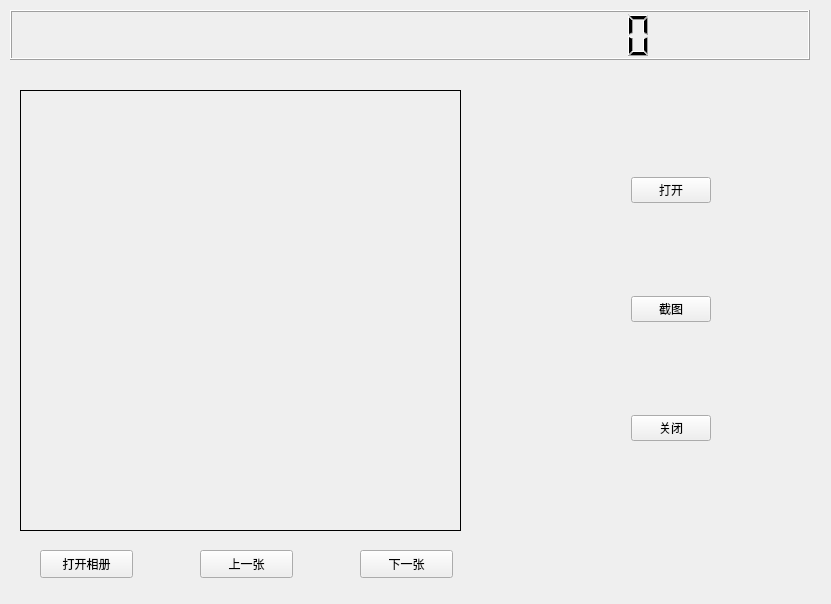
<?xml version="1.0" encoding="UTF-8"?>
<ui version="4.0">
 <class>Widget</class>
 <widget class="QWidget" name="Widget">
  <property name="geometry">
   <rect>
    <x>0</x>
    <y>0</y>
    <width>831</width>
    <height>604</height>
   </rect>
  </property>
  <property name="windowTitle">
   <string>Widget</string>
  </property>
  <widget class="QLCDNumber" name="lcd">
   <property name="geometry">
    <rect>
     <x>10</x>
     <y>10</y>
     <width>800</width>
     <height>50</height>
    </rect>
   </property>
   <property name="minimumSize">
    <size>
     <width>800</width>
     <height>50</height>
    </size>
   </property>
   <property name="maximumSize">
    <size>
     <width>800</width>
     <height>50</height>
    </size>
   </property>
   <property name="digitCount">
    <number>20</number>
   </property>
  </widget>
  <widget class="QPushButton" name="prebtn">
   <property name="geometry">
    <rect>
     <x>200</x>
     <y>550</y>
     <width>93</width>
     <height>28</height>
    </rect>
   </property>
   <property name="text">
    <string>上一张</string>
   </property>
  </widget>
  <widget class="QPushButton" name="pushButton_2">
   <property name="geometry">
    <rect>
     <x>360</x>
     <y>550</y>
     <width>93</width>
     <height>28</height>
    </rect>
   </property>
   <property name="text">
    <string>下一张</string>
   </property>
  </widget>
  <widget class="QPushButton" name="openbtn">
   <property name="geometry">
    <rect>
     <x>40</x>
     <y>550</y>
     <width>93</width>
     <height>28</height>
    </rect>
   </property>
   <property name="text">
    <string>打开相册</string>
   </property>
  </widget>
  <widget class="QLabel" name="label">
   <property name="geometry">
    <rect>
     <x>20</x>
     <y>90</y>
     <width>441</width>
     <height>441</height>
    </rect>
   </property>
   <property name="frameShape">
    <enum>QFrame::Box</enum>
   </property>
   <property name="text">
    <string/>
   </property>
   <property name="scaledContents">
    <bool>true</bool>
   </property>
  </widget>
  <widget class="QWidget" name="">
   <property name="geometry">
    <rect>
     <x>530</x>
     <y>90</y>
     <width>281</width>
     <height>441</height>
    </rect>
   </property>
   <layout class="QGridLayout" name="gridLayout">
    <item row="0" column="0">
     <spacer name="horizontalSpacer">
      <property name="orientation">
       <enum>Qt::Horizontal</enum>
      </property>
      <property name="sizeHint" stdset="0">
       <size>
        <width>40</width>
        <height>20</height>
       </size>
      </property>
     </spacer>
    </item>
    <item row="0" column="1">
     <widget class="QPushButton" name="openBtn">
      <property name="text">
       <string>打开</string>
      </property>
     </widget>
    </item>
    <item row="0" column="2">
     <spacer name="horizontalSpacer_2">
      <property name="orientation">
       <enum>Qt::Horizontal</enum>
      </property>
      <property name="sizeHint" stdset="0">
       <size>
        <width>40</width>
        <height>20</height>
       </size>
      </property>
     </spacer>
    </item>
    <item row="1" column="0">
     <spacer name="horizontalSpacer_3">
      <property name="orientation">
       <enum>Qt::Horizontal</enum>
      </property>
      <property name="sizeHint" stdset="0">
       <size>
        <width>40</width>
        <height>20</height>
       </size>
      </property>
     </spacer>
    </item>
    <item row="1" column="1">
     <widget class="QPushButton" name="cutBtn">
      <property name="text">
       <string>截图</string>
      </property>
     </widget>
    </item>
    <item row="1" column="2">
     <spacer name="horizontalSpacer_4">
      <property name="orientation">
       <enum>Qt::Horizontal</enum>
      </property>
      <property name="sizeHint" stdset="0">
       <size>
        <width>40</width>
        <height>20</height>
       </size>
      </property>
     </spacer>
    </item>
    <item row="2" column="0">
     <spacer name="horizontalSpacer_5">
      <property name="orientation">
       <enum>Qt::Horizontal</enum>
      </property>
      <property name="sizeHint" stdset="0">
       <size>
        <width>40</width>
        <height>20</height>
       </size>
      </property>
     </spacer>
    </item>
    <item row="2" column="1">
     <widget class="QPushButton" name="closebtn">
      <property name="text">
       <string>关闭</string>
      </property>
     </widget>
    </item>
    <item row="2" column="2">
     <spacer name="horizontalSpacer_6">
      <property name="orientation">
       <enum>Qt::Horizontal</enum>
      </property>
      <property name="sizeHint" stdset="0">
       <size>
        <width>40</width>
        <height>20</height>
       </size>
      </property>
     </spacer>
    </item>
   </layout>
  </widget>
 </widget>
 <resources/>
 <connections/>
</ui>
